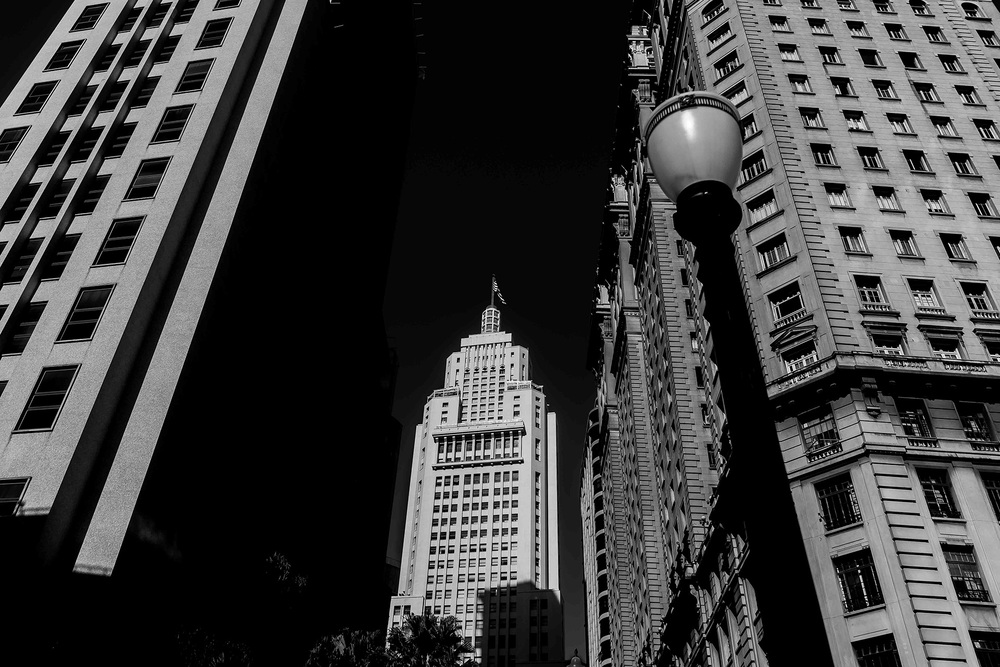
#> input picture SP-Alto-Contraste.jpg, 1000 x 667 px, found by its file name
$ python 02_TransformacaoLogaritmica.py
#> lines starting #> are read from the running program, lines starting #| are printed output that depends on the picture
# Forma geral de transformação logaritmica
# s = c log (1 + r)
# c é uma constante
# r >= 0
# para expandir os valores de pixels mais escuros em uma imagem ao mesmo tempo em que comprimimos os valores de nível mais alto. O oposto
# se aplica à transformação logarítmica inversa

import cv2 as cv
import numpy as np

img = cv.imread("OpenCV/Livro/SP-Alto-Contraste.jpg")
#> img is the input picture: shape (667, 1000, 3); min 0, max 255, mean 61
img_cp = img.astype(np.float32)
img_cp = (255/np.log(256)) * np.log(img + 1)
#> img_cp: shape (667, 1000, 3) float16; 0% of the values are NaN or infinite; the others: min 0, max 255, mean 123.2
img_cp = np.uint8(img_cp)
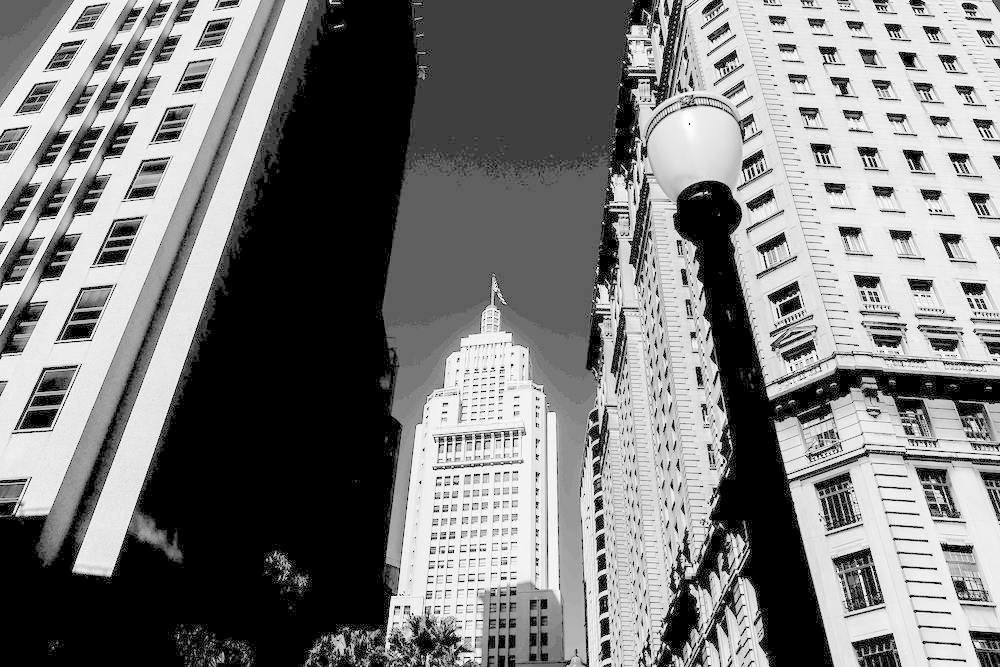
#> img_cp: shape (667, 1000, 3); min 0, max 255, mean 122.8

cv.imshow("IMG", img_cp)
cv.imshow("Original", img)
cv.waitKey(0)
cv.destroyAllWindows()
